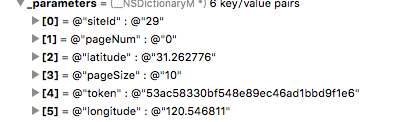
#> input picture myPython/img/2.png, 407 x 122 px
$ python Module.py
#> lines starting #> are read from the running program, lines starting #| are printed output that depends on the picture
### myPython/helly.py
#!/usr/bin/env python3
# -*- coding: utf-8 -*-

' a test module '

__author__ = 'mark Li'

import sys

def test():
    args = sys.argv
    if len(args) == 1:
        print('Hello, world')
    elif len(args) == 2:
        print('Hello, %s' %args[1])
    else:
        print('Too many arguments!')

# [2 lines that do not run on import are left out]

#   sys模块有一个argv变量, 用list存储了命令行的所有参数, argv至少有一个元素, 因为第一个参数永远是该.py文件的名称
print(sys.argv)


def _private_1(name):
    return 'Hello, %s' % name

def _private_2(name):
    return 'Hi, %s' % name

def greeting(name):
    if len(name) > 3:
        return _private_1(name)
    else:
        return _private_2(name)

class Hello(object):
    def helllo(self, name='world'):
        print('Hello, %s.' % name)

### myPython/Module.py
from helly import test
from  helly import greeting
from PIL import Image
import types
import sys

print('-------------------------------分割线-------------------------模块---------------------------------')

test()

#   作用域
#   正常的函数和变量名是公开的, 可以被直接饮用, 比如: abc, x123, PI等
#   类似__xxx__这样的变量是特殊变量, 可以被直接引用, 但是有特殊用处, 比如__author__, __name__
#   类似_xxx和__xxx这样的函数和变量名是非公开的private, "不应该"(Python并没有方法可以完全限制访问private函数或变量)被直接引用, 比如_abc, __abc等

print(greeting('打个招呼'))

#   第三方模块Pillow, 安装命令: pip3 install Pillow
im = Image.open('img/2.png')
#> im is the input picture: PIL image 407x122 RGBA; mean R, G, B, A 238.8, 238.6, 238.8, 255
print(im.format, im.size, im.mode)
#| PNG (407, 122) RGBA
im.thumbnail((203.5, 100))
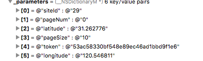
#> im: PIL image 203x61 RGBA; mean R, G, B, A 238.2, 238, 238.3, 255
im.save('thumb.jpg', 'JPEG')

#   生出了缩略图
im2 = Image.open('thumb.jpg')
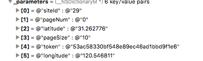
#> im2: PIL image 203x61 RGB; mean R, G, B 237, 237, 237
print(im2.format, im2.size, im2.mode)
#| JPEG (203, 61) RGB

#   当我们要加载一个模块时, Python会在指定的路径下搜索对应的.py文件,找不到会报错
#   默认情况下, Python解释器会搜索当前目录, 所有已安装的内置模块和第三方模块, 搜索路径存放在sys模块和path变量中
print(sys.path)

#   如果要添加自己的搜索目录, 两种方法: 1. 直接修改sys.path, 添加要搜索的目录"
# sys.path.append('/Users/Ligen/hhh')
#   这种方法在运行时修改, 运行结束后失效

#   第二种方法是设置环境变量PYTHONPATH, 改环境变量的内容会被自动添加到模块搜索路径中, 设置方式和设置Path环境变量类似

print('------------------------------分割线----------------------------类和实例---------------------------------------')

class Student(object):
    pass

bart = Student()
print(bart)
print(Student)

#   可以自由给一个实例绑定属性
bart.name = 'Bart Simpson'
print(bart.name)

#   在创建实例的时候, 可以把我们认为必须绑定的属性强制填写进去, 通过定义一个特殊的__init__方法, 在创建实例的时候, 把name, score等属性绑上去
class Student(object):
    def __init__(self, name, score):
        self.name = name
        self.score = score

#   __init__方法的第一个参数永远是self, 表示创建的实例本身, 有了__init__方法, 创建的时候就不能传入空参数了
bart = Student(name='Ajax', score=33)
bart.te = 'hehe'
print(bart.name, bart.score, bart.te)

#   和普通函数相比, 在类中定义的函数只有一点不同, 就是第一个参数永远是实例变量self, 只不过在调用时, 不用传递该参数. 除此之外, 没有区别

def print_score(std):
    print('__%s: %s' % (std.name, std.score))

print_score(bart)


#   在类内部定义的方法叫做类方法
class Student(object):
    def __init__(self, name, score):
        self.name = name
        self.score = score

    def print_score(self):
        print('%s_:_%s' % (self.name, self.score))

    def get_grade(self):
        if self.score >= 90:
            return 'A'
        elif self.score >= 60:
            return 'B'
        else:
            return 'C'

bart = Student(name='Allen', score=88)
bart.print_score()

print(bart.get_grade())

#   类是创建实例的模板, 而实例则是一个一个具体的对象, 各个实例的数据都互相独立, 互不影响;
#   方法就是与实例绑定的函数, 和普通函数不同, 方法可以直接访问实例的数据

print('---------------------------------分割线--------------------------访问限制----------------------------------------')

##  设置私有属性, 实例的变量名如果以__开头, 就是私有变量

class Student(object):
    def __init__(self, name, score):
        self.__name = name
        self.__score = score

    def print_score(self):
        print('%s: %s' %(self.__name, self.__score))

    def get_name(self):
        return self.__name
    def get_score(self):
        return self.__score

    def set_score(self, score):
        self.__score = score

bart = Student('Bart Simpson', 89)
# print(bart.name)

#   如果外界想要获取私有变量的值, 可以给类加上get_name,get_core这样的方法
print(bart.get_name())

#   想要在外界修改类的私有属性, 加上set_name,set_score这样的方法
#   双下划线的私有变量在外界可以用 _Student__name来访问, 如下

bart.set_score(33)
print(bart.get_score())

print(bart._Student__name)


print('-----------------------------------分割线---------------------------继承和多态-----------------------------------')

class Animal(object):
    def run(self):
        print('Animal is running...')

class Dog(Animal):

    def run(self):
        print('Dog is running')

    def eat(self):
        print('Eating meat...')

class Cat(Animal):
    def run(self):
        print('Cat is running...')

dog = Dog()
cat = Cat()

dog.run()
dog.eat()
cat.run()

#   子类和父类拥有相同的run()方法时, 子类会覆盖父类的方法, 在代码运行时, 总是会调用子类的同名方法

#   当我们定义一个class的时候, 其实就是定义了一种数据类型
a = list()
b = Animal()
c = Dog()

print(isinstance(a, list))
print(isinstance(b, Animal))
print(isinstance(c, Dog))

print(isinstance(c, Animal))

def run_twice(animal):
    animal.run()
    animal.run()

run_twice(Animal())

run_twice(Dog())


#   对于静态语言(例如Java)来说, 如果需要传入Animal类型, 则传入的对象必须是Animal类型或者它的子类, 否则, 将无法调用run()方法
#   对于Python这样的动态语言来说, 不一定需要传入Animal类型, 只需要保证传入的对象有一个run()方法就可以了

class Timer(object):
    def run(self):
        print('start...')
#   这就是动态语言的"鸭子类型"

print('-----------------------------分割线----------------------------获取对象信息-----------------------------------')

#   判断对象类型, 使用type()方法
print(type(122))
print(type('333'))
print(type(c))

#   判断一个对象是否是函数, 如下:
def fn():
    pass

print(type(fn) == types.FunctionType)
print(type(abs) == types.BuiltinFunctionType)
print(type(lambda x: x) == types.LambdaType)
print(type(x for x in range(10)) == types.GeneratorType)


#   使用isinstance也可以判断
print(isinstance([1, 2, 3], (list, tuple)))

#   如果要获取一个对象的所有属性和方法, 可以使用dir()方法, 它返回一个包含字符串的list
print(dir('abc'))

#   类似__xxx__的属性和方法在Python中都是有特殊用途的, 比如__len__方法返回长度, 比如获取一个对象的长度 调用len(), 在函数内部, 它会
#   自动调用该对象的__len__()方法, so, 下面的代码是等价的:
print(len('abc'))
print('abc'.__len__())

#   如果自己写的类, 也想要使用len(myObj)的话, 可以自己写个__len__方法:
class MyDog(object):
    def __len__(self):
        return 100

dog = MyDog()
print(len(dog))

print('ABV'.lower())

#   配合getattr(), setattr(), hasattr(), 可以操作一个对象的状态
class MyObject(object):
    def __init__(self):
        self.x = 9
    def power(self):
        return self.x * self.x

obj = MyObject()

print(obj.x)

print(hasattr(obj, 'x'))

print(hasattr(obj, 'y'))

setattr(obj, 'y', 77)

print(hasattr(obj, 'y'))

print(getattr(obj, 'y', '404')) #   404是默认值, 自己设定

print(obj.y)

#   也可以获取对象的方法
print(hasattr(obj, 'power'))

print(getattr(obj, 'power'))

fn = getattr(obj, 'power')

print(fn()) #   调用fn()和调用obj.power()是一样的


print('---------------------------------分割线------------------------------实例属性和雷属性-------------------------------')

class Student(object):
    def __init__(self, name):
        self.name = name

s = Student('Bob')
s.score = 90

#   为一个类本身绑定一个属性, 为类属性
class Student(object):
    name = 'Student'

s = Student()   #   创建实例
print(s.name)

print(Student.name)

s.name = 'Michael'
print(s.name)
print(Student.name)

del s.name
print(s.name)

#   so, 不要把实例属性和类属性使用相同的名字, 因为相同名称的实例属性将屏蔽掉类属性, 但是当你删除掉实例属性后, 再使用相同的名称,
#   访问到的将是类属性

$ run again, with myPython/img/1.png copied over myPython/img/2.png
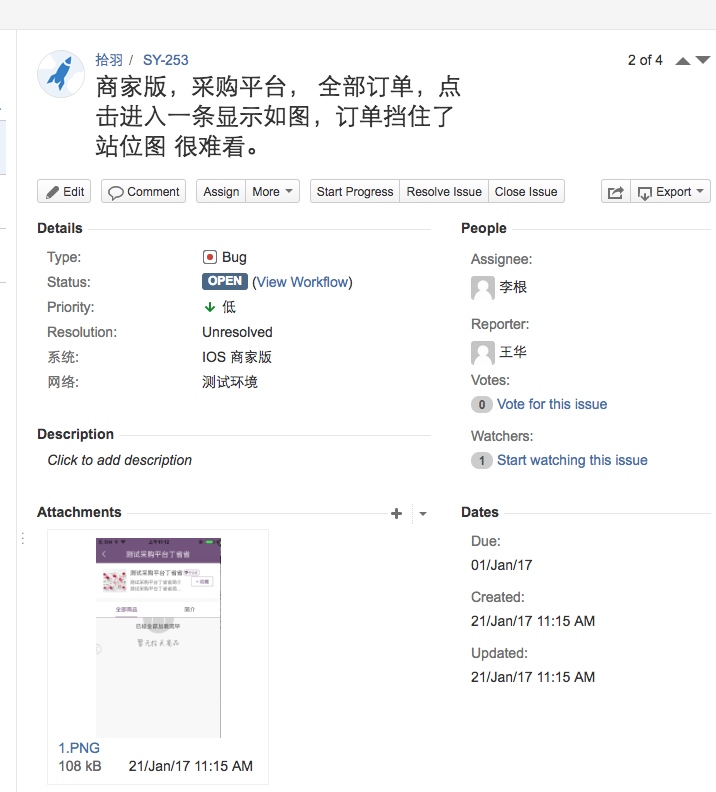
#> input picture myPython/img/1.png, 716 x 792 px
#> im is the input picture: PIL image 716x792 RGBA; mean R, G, B, A 247.2, 247.1, 247.6, 255
#| PNG (716, 792) RGBA
#> `im.thumbnail((203.5, 100))`:
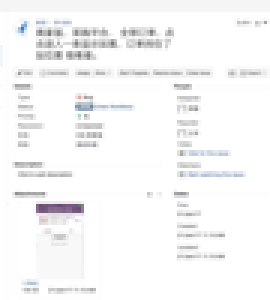
#> im: PIL image 90x100 RGBA (shown 3 times larger); mean R, G, B, A 247, 246.9, 247.4, 255
#| JPEG (90, 100) RGB

$ run again, with myPython/img/3.png copied over myPython/img/2.png
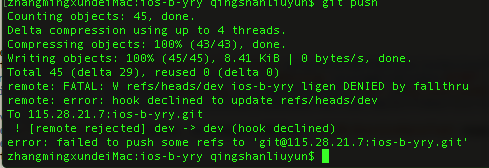
#> input picture myPython/img/3.png, 489 x 168 px
#> im is the input picture: PIL image 489x168 RGBA; mean R, G, B, A 24.6, 42, 21.2, 254.7
#| PNG (489, 168) RGBA
#> `im.thumbnail((203.5, 100))`:
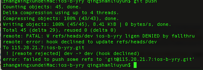
#> im: PIL image 203x70 RGBA; mean R, G, B, A 24.6, 41.8, 21.2, 254.7; transparent parts drawn white
#> `im2 = Image.open('thumb.jpg')`:
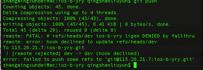
#> im2: PIL image 203x70 RGB; mean R, G, B 24.7, 41.9, 21.8
#| JPEG (203, 70) RGB

$ run again, with myPython/img/4.png copied over myPython/img/2.png
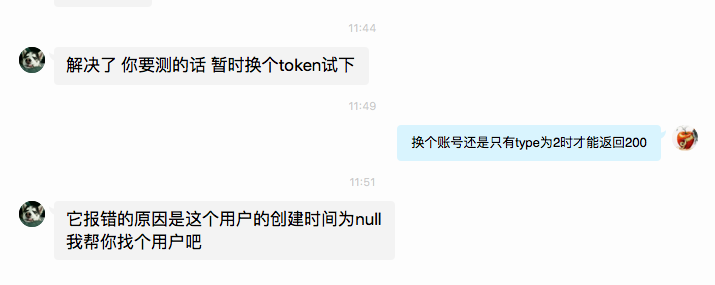
#> input picture myPython/img/4.png, 715 x 285 px
#> im is the input picture: PIL image 715x285 RGBA; mean R, G, B, A 243.3, 244.3, 244.6, 255
#| PNG (715, 285) RGBA
#> `im.thumbnail((203.5, 100))`:
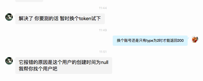
#> im: PIL image 203x81 RGBA; mean R, G, B, A 243.3, 244.3, 244.6, 255
#| JPEG (203, 81) RGB
